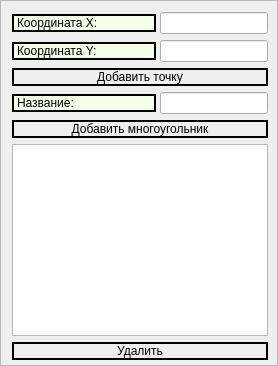
                      <widget class="QWidget" name="page_3_polygon">
                       <layout class="QGridLayout" name="gridLayout_14">
                        <property name="leftMargin">
                         <number>0</number>
                        </property>
                        <property name="topMargin">
                         <number>0</number>
                        </property>
                        <property name="rightMargin">
                         <number>0</number>
                        </property>
                        <property name="bottomMargin">
                         <number>0</number>
                        </property>
                        <item row="0" column="0">
                         <widget class="QFrame" name="page_3_frame_polygon">
                          <property name="sizePolicy">
                           <sizepolicy hsizetype="Expanding" vsizetype="Expanding">
                            <horstretch>0</horstretch>
                            <verstretch>0</verstretch>
                           </sizepolicy>
                          </property>
                          <property name="frameShape">
                           <enum>QFrame::StyledPanel</enum>
                          </property>
                          <property name="frameShadow">
                           <enum>QFrame::Raised</enum>
                          </property>
                          <layout class="QGridLayout" name="gridLayout_4" rowstretch="0,0,0,0,0,0,0" columnstretch="3,0">
                           <property name="leftMargin">
                            <number>11</number>
                           </property>
                           <property name="topMargin">
                            <number>11</number>
                           </property>
                           <property name="bottomMargin">
                            <number>5</number>
                           </property>
                           <property name="horizontalSpacing">
                            <number>4</number>
                           </property>
                           <property name="verticalSpacing">
                            <number>6</number>
                           </property>
                           <item row="5" column="0" colspan="2">
                            <widget class="QListWidget" name="polygonPoints"/>
                           </item>
                           <item row="2" column="0" colspan="2">
                            <widget class="QPushButton" name="addPointPolygonButton">
                             <property name="enabled">
                              <bool>true</bool>
                             </property>
                             <property name="styleSheet">
                              <string notr="true">QPushButton {
    border: 2px solid black #cccccc;
	border-radius: 10px;
}

QPushButton:pressed {
    margin-left: 1px;
    margin-top: 1px;
    margin-right: -1px;
    margin-bottom: -1px;
}

</string>
                             </property>
                             <property name="text">
                              <string>Добавить точку</string>
                             </property>
                             <property name="checkable">
                              <bool>true</bool>
                             </property>
                             <property name="autoDefault">
                              <bool>true</bool>
                             </property>
                            </widget>
                           </item>
                           <item row="1" column="1">
                            <widget class="QLineEdit" name="YCoordLineEditPolygon"/>
                           </item>
                           <item row="0" column="0">
                            <widget class="QLabel" name="XCoordLabelPolygon">
                             <property name="sizePolicy">
                              <sizepolicy hsizetype="Preferred" vsizetype="Fixed">
                               <horstretch>0</horstretch>
                               <verstretch>0</verstretch>
                              </sizepolicy>
                             </property>
                             <property name="styleSheet">
                              <string notr="true">font: 75 9pt &quot;Microsoft Tai Le&quot;;
border: 2px solid black #cccccc;
border-radius: 10px;
background-color: rgb(243, 255, 233);</string>
                             </property>
                             <property name="text">
                              <string>Координата X:</string>
                             </property>
                             <property name="wordWrap">
                              <bool>true</bool>
                             </property>
                            </widget>
                           </item>
                           <item row="0" column="1">
                            <widget class="QLineEdit" name="XCoordLineEditPolygon"/>
                           </item>
                           <item row="1" column="0">
                            <widget class="QLabel" name="YCoordLabelPolygon">
                             <property name="sizePolicy">
                              <sizepolicy hsizetype="Preferred" vsizetype="Fixed">
                               <horstretch>0</horstretch>
                               <verstretch>0</verstretch>
                              </sizepolicy>
                             </property>
                             <property name="styleSheet">
                              <string notr="true">font: 75 9pt &quot;Microsoft Tai Le&quot;;
border: 2px solid black #cccccc;
border-radius: 10px;
background-color: rgb(243, 255, 233);</string>
                             </property>
                             <property name="text">
                              <string>Координата Y:</string>
                             </property>
                             <property name="wordWrap">
                              <bool>true</bool>
                             </property>
                            </widget>
                           </item>
                           <item row="4" column="0" colspan="2">
                            <widget class="QPushButton" name="addPolygonButton">
                             <property name="styleSheet">
                              <string notr="true">QPushButton {
    border: 2px solid black #cccccc;
	border-radius: 10px;
}

QPushButton:pressed {
    margin-left: 1px;
    margin-top: 1px;
    margin-right: -1px;
    margin-bottom: -1px;
}

</string>
                             </property>
                             <property name="text">
                              <string>Добавить многоугольник</string>
                             </property>
                            </widget>
                           </item>
                           <item row="3" column="1">
                            <widget class="QLineEdit" name="polygonNameLineEdit"/>
                           </item>
                           <item row="3" column="0">
                            <widget class="QLabel" name="polygonNameLabel">
                             <property name="sizePolicy">
                              <sizepolicy hsizetype="Preferred" vsizetype="Fixed">
                               <horstretch>0</horstretch>
                               <verstretch>0</verstretch>
                              </sizepolicy>
                             </property>
                             <property name="styleSheet">
                              <string notr="true">font: 75 9pt &quot;Microsoft Tai Le&quot;;
border: 2px solid black #cccccc;
border-radius: 10px;
background-color: rgb(243, 255, 233);</string>
                             </property>
                             <property name="text">
                              <string>Название:</string>
                             </property>
                            </widget>
                           </item>
                           <item row="6" column="0" colspan="2">
                            <widget class="QPushButton" name="deletePointButton">
                             <property name="styleSheet">
                              <string notr="true">QPushButton {
    border: 2px solid black #cccccc;
	border-radius: 10px;
}

QPushButton:pressed {
    margin-left: 1px;
    margin-top: 1px;
    margin-right: -1px;
    margin-bottom: -1px;
}</string>
                             </property>
                             <property name="text">
                              <string>Удалить</string>
                             </property>
                            </widget>
                           </item>
                          </layout>
                         </widget>
                        </item>
                       </layout>
                      </widget>
